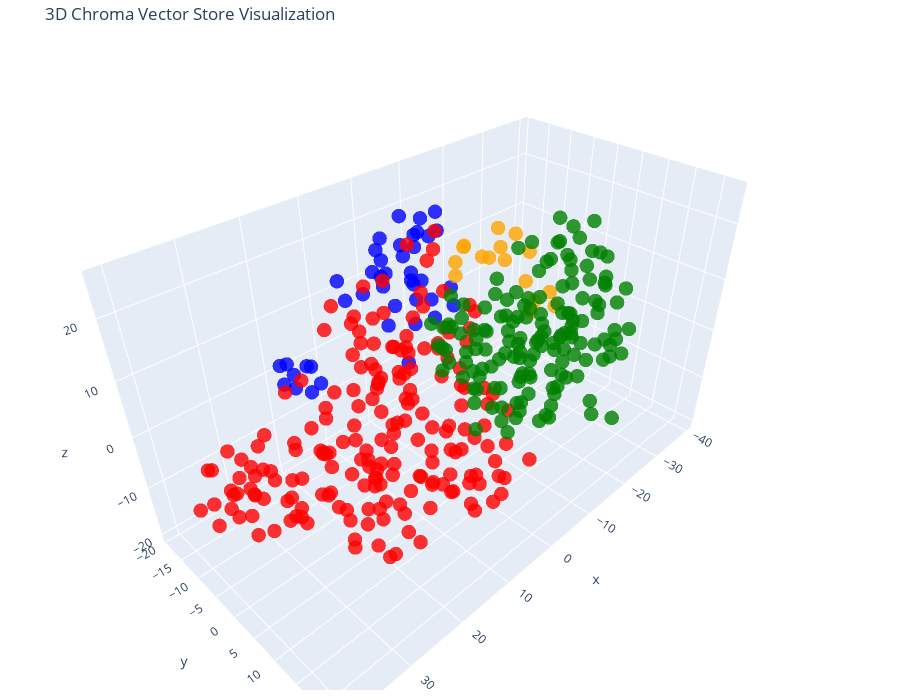

The code cell stored with this chart in its notebook:
### Code cell
tsne = TSNE(n_components=3, random_state=42)
reduced_vectors = tsne.fit_transform(vectors)

# Create the 3D scatter plot
fig = go.Figure(data=[go.Scatter3d(
    x=reduced_vectors[:, 0],
    y=reduced_vectors[:, 1],
    z=reduced_vectors[:, 2],
    mode='markers',
    marker=dict(size=5, color=colors, opacity=0.8),
    text=[f"Type: {t}<br>Text: {d[:100]}..." for t, d in zip(doc_types, documents)],
    hoverinfo='text'
)])

fig.update_layout(
    title='3D Chroma Vector Store Visualization',
    scene=dict(xaxis_title='x', yaxis_title='y', zaxis_title='z'),
    width=900,
    height=700,
    margin=dict(r=10, b=10, l=10, t=40)
)

fig.show()

### Figure 1 — Plotly figure (JSON) as saved in the notebook; plotly's stock layout.template omitted (floating-point values rounded to 4 significant figures; data arrays with more than 128 entries replaced by an {"elided": "..."} marker saying what was removed)
{"data": [{"hoverinfo": "text", "marker": {"color": {"elided": "402 str values"}, "opacity": 0.8, "size": 5}, "mode": "markers", "text": {"elided": "402 str values"}, "type": "scatter3d", "x": {"elided": "402 float values"}, "y": {"elided": "402 float values"}, "z": {"elided": "402 float values"}}], "layout": {"height": 700, "margin": {"b": 10, "l": 10, "r": 10, "t": 40}, "scene": {"xaxis": {"title": {"text": "x"}}, "yaxis": {"title": {"text": "y"}}, "zaxis": {"title": {"text": "z"}}}, "title": {"text": "3D Chroma Vector Store Visualization"}, "width": 900}}
